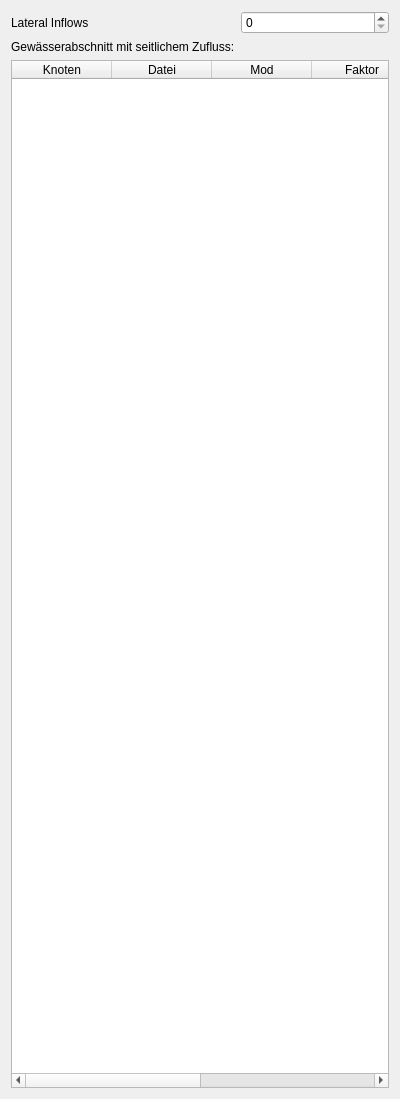
      <widget class="QWidget" name="p_szufgang">
       <property name="geometry">
        <rect>
         <x>0</x>
         <y>0</y>
         <width>400</width>
         <height>1099</height>
        </rect>
       </property>
       <attribute name="label">
        <string>Seitliche Zuflussganglinie(n)</string>
       </attribute>
       <layout class="QGridLayout" name="gridLayout_8">
        <item row="2" column="0">
         <widget class="QLabel" name="label_63">
          <property name="text">
           <string>Gewässerabschnitt mit seitlichem Zufluss:</string>
          </property>
         </widget>
        </item>
        <item row="0" column="0">
         <widget class="QLabel" name="label_39">
          <property name="text">
           <string>Lateral Inflows</string>
          </property>
         </widget>
        </item>
        <item row="0" column="1">
         <widget class="QSpinBox" name="p_latinf">
          <property name="maximum">
           <number>9999</number>
          </property>
         </widget>
        </item>
        <item row="3" column="0" colspan="2">
         <widget class="QTableWidget" name="p_lie_table">
          <property name="sizeAdjustPolicy">
           <enum>QAbstractScrollArea::AdjustToContents</enum>
          </property>
          <property name="alternatingRowColors">
           <bool>true</bool>
          </property>
          <attribute name="verticalHeaderVisible">
           <bool>false</bool>
          </attribute>
          <column>
           <property name="text">
            <string>Knoten</string>
           </property>
          </column>
          <column>
           <property name="text">
            <string>Datei</string>
           </property>
          </column>
          <column>
           <property name="text">
            <string>Mod</string>
           </property>
          </column>
          <column>
           <property name="text">
            <string>Faktor</string>
           </property>
          </column>
          <column>
           <property name="text">
            <string>Schalter</string>
           </property>
           <property name="toolTip">
            <string>&lt;html&gt;&lt;head/&gt;&lt;body&gt;&lt;p&gt;Schlater (Latcom) für dir Brechnung des seitlichen Zuflusses&lt;/p&gt;&lt;p&gt;über GW-Modell&lt;/p&gt;&lt;p&gt;&lt;br/&gt;&lt;/p&gt;&lt;p&gt;Latcom = 0: Keine Berechnung&lt;/p&gt;&lt;p&gt;Latcom = 1: Berechnung über Drainage-modell&lt;/p&gt;&lt;p&gt;Latcom = 2: Berechnung der seitlichen Zuflussganglinie über Einheitsganglinienverfahren&lt;/p&gt;&lt;/body&gt;&lt;/html&gt;</string>
           </property>
          </column>
          <column>
           <property name="text">
            <string>View</string>
           </property>
          </column>
         </widget>
        </item>
       </layout>
      </widget>
